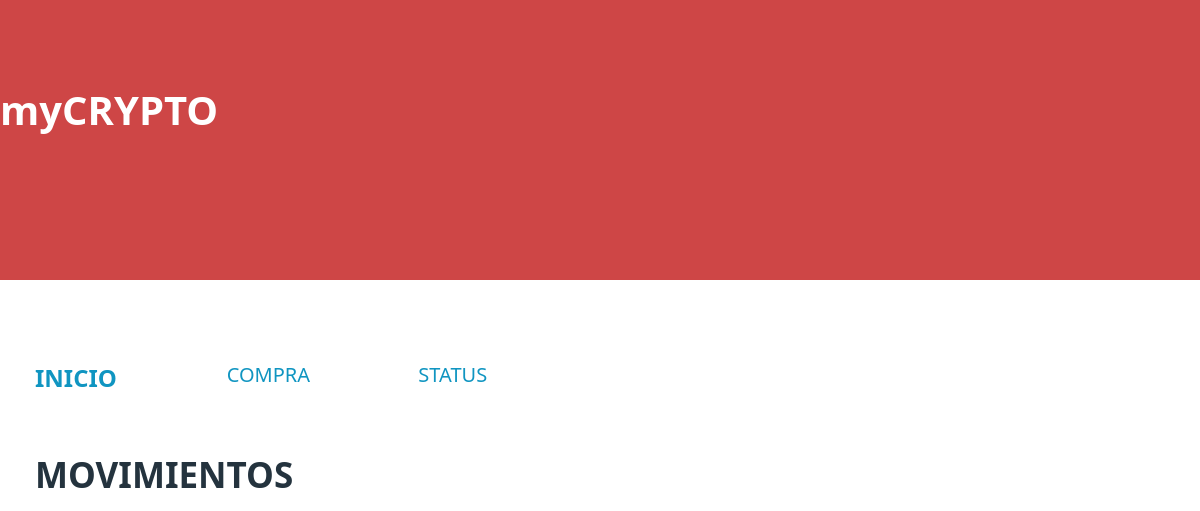
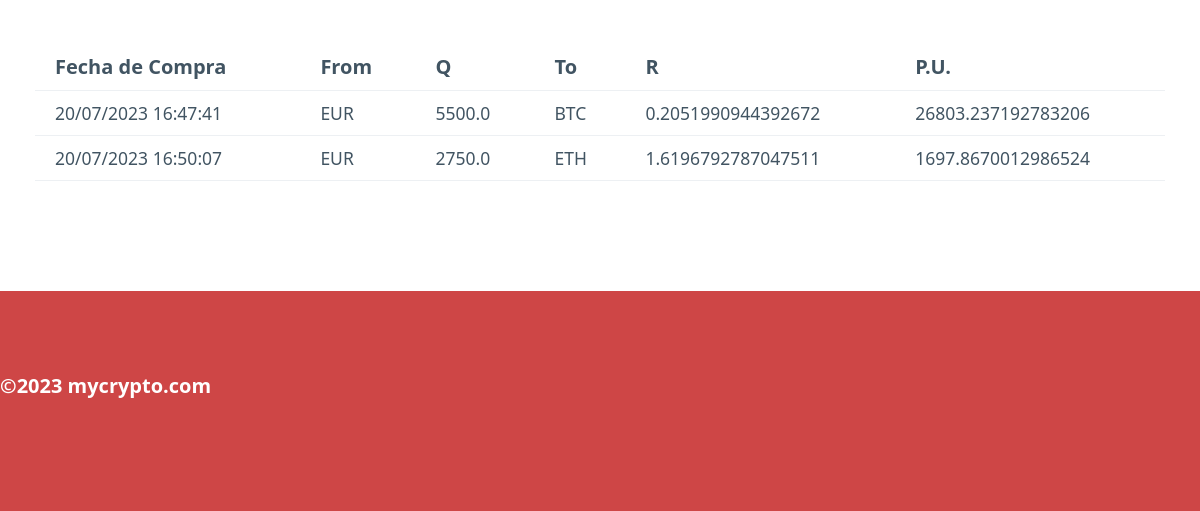
The app's page /, older data (2 pictures, top to bottom).
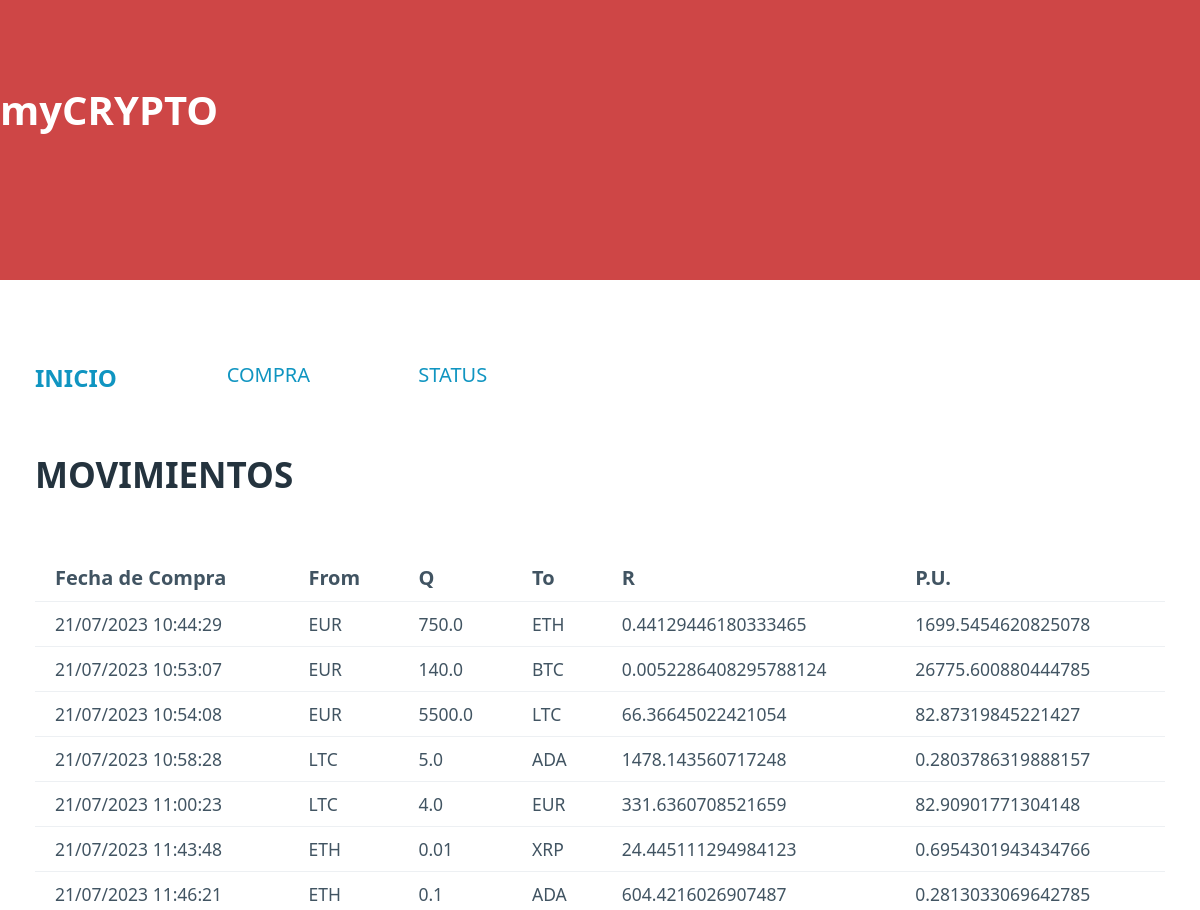
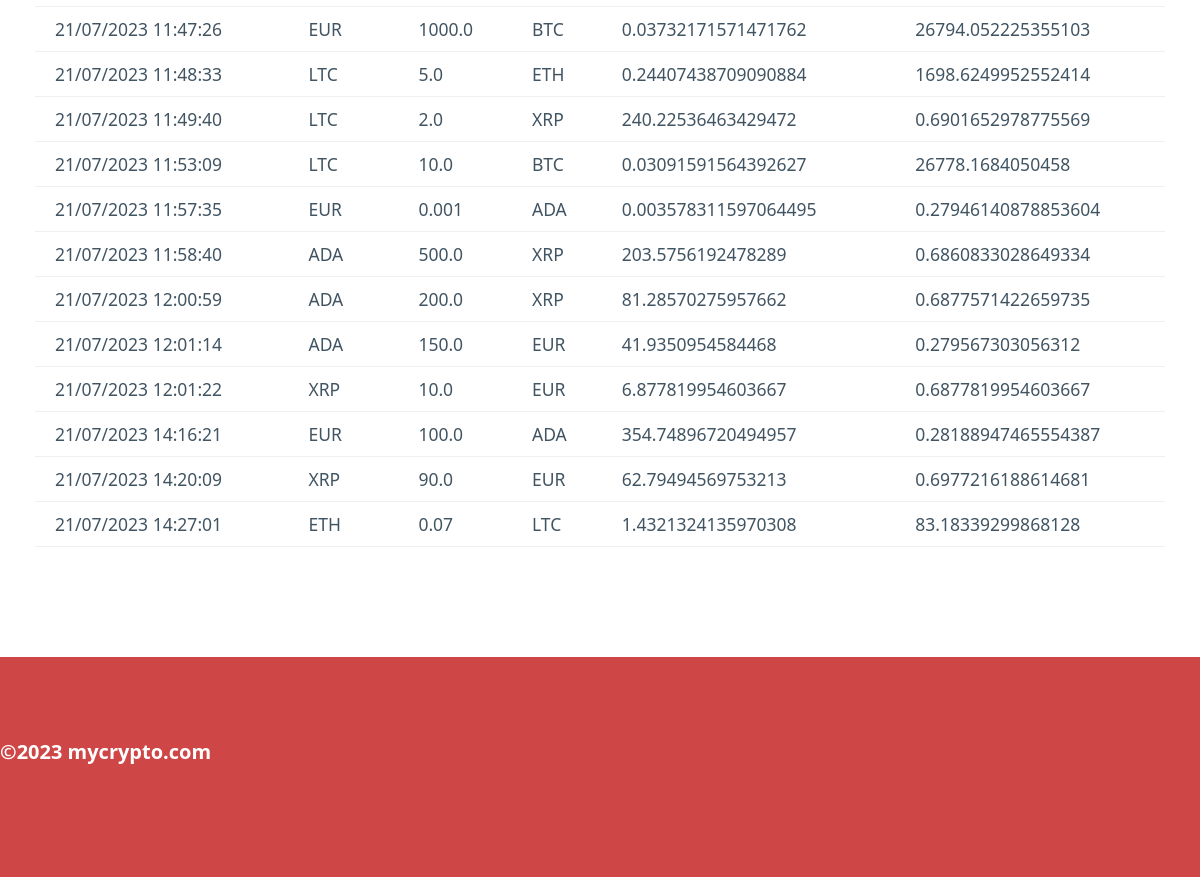
The same page, newer data (2 pictures, top to bottom).
### tables this page shows
CREATE TABLE "registro" (
	"id"	INTEGER NOT NULL,
	"Fecha"	TEXT NOT NULL,
	"Froome"	TEXT NOT NULL,
	"Q"	REAL NOT NULL,
	"Too"	TEXT NOT NULL,
	"R"	REAL NOT NULL,
	"PU"	REAL NOT NULL,
	PRIMARY KEY("id" AUTOINCREMENT)
);

### mi_aplicacion/routes.py (the view)
@app.route("/")
def index():
    try:
        print("saldos es", saldos())
        print()
        return render_template("index.html", resumen = show())
    except:
        return render_template("index.html", error= "Ups...arece que hay problemas para cargar la página correctamente")

### mi_aplicacion/controler.py (called while the page is built)
def saldos():
    connection = sqlite3.connect("data/registro.db")
    cur = connection.cursor()
    criptos = ['EUR' ,'BTC', 'ETH', 'ADA', 'XRP', 'LTC', 'BNB', 'USDT', 'SOL', 'MATIC']
    saldos = {}
    for cripto in criptos:
        query = """SELECT R FROM registro WHERE Too = (?) """
        cur.execute(query, (cripto,))
        sumatorio = cur.fetchall()
        if len(sumatorio) > 0:
            total = 0
            for saldo in sumatorio:
                total += saldo[0]
            saldos[cripto] = total
        else:
            saldos[cripto] = 0
    for cripto in criptos:
        query = """SELECT Q FROM registro WHERE Froome = (?) """
        cur.execute(query, (cripto,))
        sumatorio = cur.fetchall()
        if len(sumatorio) > 0:
            for saldo in sumatorio:
                saldos[cripto] -= saldo[0]
    return saldos

### mi_aplicacion/templates/index.html (shortened to what this page needs)
<html lang="en">
<head>
    <link rel="stylesheet" href="static/pico.css">
    <link rel="stylesheet" href="static/style.css">
</head>
<body>
    <header class="titulo">
        <h1>myCRYPTO</h1>
    </header>
    <main class="container">
    <div class="grid">
        <div>
            <a class="disabled" href="/" id="menu">INICIO</a>
        </div>
        <div>
            <a href="/compra">COMPRA</a>
        </div>
        <div>
            <a href="/status">STATUS</a>
        </div>
        <div></div>
        <div></div>
        <div></div>
    </div>
    {% if error %}
    <p></p>
    {{ error }}
    {% else %}
    <h2>MOVIMIENTOS</h2>
    {% if resumen %}
    <table>
        <tr>
            <th><strong>Fecha de Compra</strong></th>
            <th><strong>From</strong></th>
            <th><strong>Q</strong></th>
            <th><strong>To</strong></th>
            <th><strong>R</strong></th>
            <th><strong>P.U.</strong></th>
        </tr>
        {% for posicion in resumen %}
        <tr>
            <td>{{posicion.moment}}</td>
            <td>{{posicion.coin_from}}</td>
            <td>{{posicion.q}}</td>
            <td>{{posicion.coin_to}}</td>
            <td>{{posicion.r}}</td>
            <td>{{posicion.value_u}}</td>
        </tr>
        {% endfor %}
    </table>
    {% else %}
    <h5>Aún no has realizado ninguna compra, ve a la página de compra para comenzar a operar</h5>
    {% endif %}
    {% endif %}
    </main>
    <footer class="titulo">
        <p class="copy"><strong>&copy2023 mycrypto.com</strong></p>
    </footer>
</body>
</html>

Row changes from the older to the newer data that the page shows:
removed registro: moment "20/07/2023 16:47:41", coin_from "EUR", q "5500.0", coin_to "BTC", r "0.2051990944392672", value_u "26803.237192783206"
removed registro: moment "20/07/2023 16:50:07", coin_from "EUR", q "2750.0", coin_to "ETH", r "1.6196792787047511", value_u "1697.8670012986524"
added registro: moment "21/07/2023 10:44:29", coin_from "EUR", q "750.0", coin_to "ETH", r "0.44129446180333465", value_u "1699.5454620825078"
added registro: moment "21/07/2023 10:53:07", coin_from "EUR", q "140.0", coin_to "BTC", r "0.0052286408295788124", value_u "26775.600880444785"
added registro: moment "21/07/2023 10:54:08", coin_from "EUR", q "5500.0", coin_to "LTC", r "66.36645022421054", value_u "82.87319845221427"
added registro: moment "21/07/2023 10:58:28", coin_from "LTC", q "5.0", coin_to "ADA", r "1478.143560717248", value_u "0.2803786319888157"
added registro: moment "21/07/2023 11:00:23", coin_from "LTC", q "4.0", coin_to "EUR", r "331.6360708521659", value_u "82.90901771304148"
added registro: moment "21/07/2023 11:43:48", coin_from "ETH", q "0.01", coin_to "XRP", r "24.445111294984123", value_u "0.6954301943434766"
added registro: moment "21/07/2023 11:46:21", coin_from "ETH", q "0.1", coin_to "ADA", r "604.4216026907487", value_u "0.2813033069642785"
added registro: moment "21/07/2023 11:47:26", coin_from "EUR", q "1000.0", coin_to "BTC", r "0.03732171571471762", value_u "26794.052225355103"
added registro: moment "21/07/2023 11:48:33", coin_from "LTC", q "5.0", coin_to "ETH", r "0.24407438709090884", value_u "1698.6249952552414"
added registro: moment "21/07/2023 11:49:40", coin_from "LTC", q "2.0", coin_to "XRP", r "240.22536463429472", value_u "0.6901652978775569"
added registro: moment "21/07/2023 11:53:09", coin_from "LTC", q "10.0", coin_to "BTC", r "0.03091591564392627", value_u "26778.1684050458"
added registro: moment "21/07/2023 11:57:35", coin_from "EUR", q "0.001", coin_to "ADA", r "0.003578311597064495", value_u "0.27946140878853604"
added registro: moment "21/07/2023 11:58:40", coin_from "ADA", q "500.0", coin_to "XRP", r "203.5756192478289", value_u "0.6860833028649334"
added registro: moment "21/07/2023 12:00:59", coin_from "ADA", q "200.0", coin_to "XRP", r "81.28570275957662", value_u "0.6877571422659735"
added registro: moment "21/07/2023 12:01:14", coin_from "ADA", q "150.0", coin_to "EUR", r "41.9350954584468", value_u "0.279567303056312"
added registro: moment "21/07/2023 12:01:22", coin_from "XRP", q "10.0", coin_to "EUR", r "6.877819954603667", value_u "0.6877819954603667"
added registro: moment "21/07/2023 14:16:21", coin_from "EUR", q "100.0", coin_to "ADA", r "354.74896720494957", value_u "0.28188947465554387"
added registro: moment "21/07/2023 14:20:09", coin_from "XRP", q "90.0", coin_to "EUR", r "62.79494569753213", value_u "0.6977216188614681"
added registro: moment "21/07/2023 14:27:01", coin_from "ETH", q "0.07", coin_to "LTC", r "1.4321324135970308", value_u "83.18339299868128"
